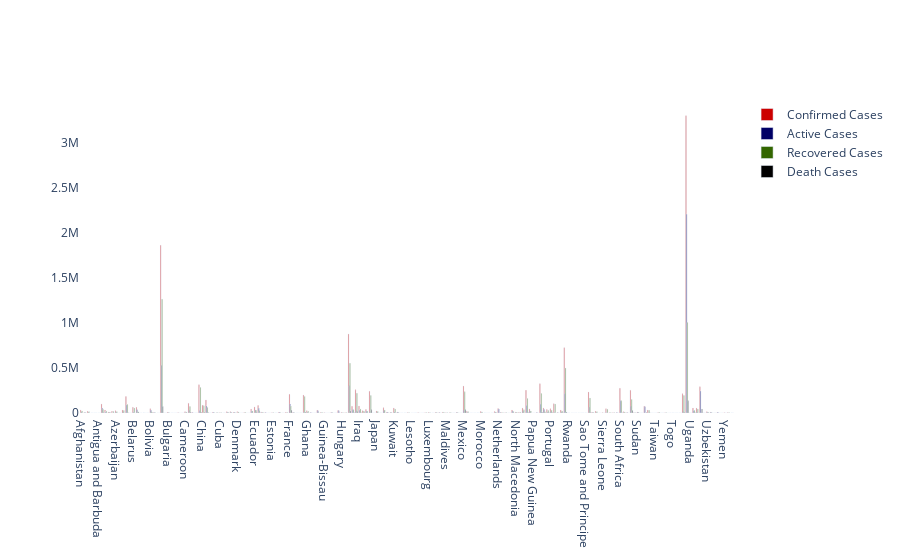

Notebook source saved alongside this figure:
### Markdown cell above
### Graph 3: for all countries confirmed, active, recovered and deaths cases

### Code cell
# Plotted using plotly package. We can zoom in the plot to visualize the data properly
confirmed = go.Bar( x = df_country_wise.index,  y = df_country_wise['Confirmed'],  name='Confirmed Cases', 
                   marker_color="rgb(204,0,0)" )

recovered = go.Bar( x = df_country_wise.index,  y = df_country_wise['Recovered'],  name='Recovered Cases', 
                   marker_color="rgb(51,102,0)")

active = go.Bar( x = df_country_wise.index,  y = df_country_wise['Active'],  name='Active Cases', 
                marker_color="rgb(0,0,102)")

death = go.Bar( x = df_country_wise.index,  y = df_country_wise['Deaths'], name='Death Cases', 
               marker_color="rgb(0,0,0)")

data = [confirmed,active,recovered,death]
layout = go.Layout(barmode='group', paper_bgcolor='rgb(255,255,255)', plot_bgcolor='rgb(255,255,255)')

fig = go.Figure(data=data, layout=layout)
fig.show()

### Figure 1 — Plotly figure (JSON) as saved in the notebook; plotly's stock layout.template omitted (floating-point values rounded to 4 significant figures; data arrays with more than 128 entries replaced by an {"elided": "..."} marker saying what was removed)
{"data": [{"marker": {"color": "rgb(204,0,0)"}, "name": "Confirmed Cases", "type": "bar", "x": {"elided": "188 str values"}, "y": {"elided": "188 int values"}}, {"marker": {"color": "rgb(0,0,102)"}, "name": "Active Cases", "type": "bar", "x": {"elided": "188 str values"}, "y": {"elided": "188 int values"}}, {"marker": {"color": "rgb(51,102,0)"}, "name": "Recovered Cases", "type": "bar", "x": {"elided": "188 str values"}, "y": {"elided": "188 int values"}}, {"marker": {"color": "rgb(0,0,0)"}, "name": "Death Cases", "type": "bar", "x": {"elided": "188 str values"}, "y": {"elided": "188 int values"}}], "layout": {"barmode": "group", "paper_bgcolor": "rgb(255,255,255)", "plot_bgcolor": "rgb(255,255,255)"}}
